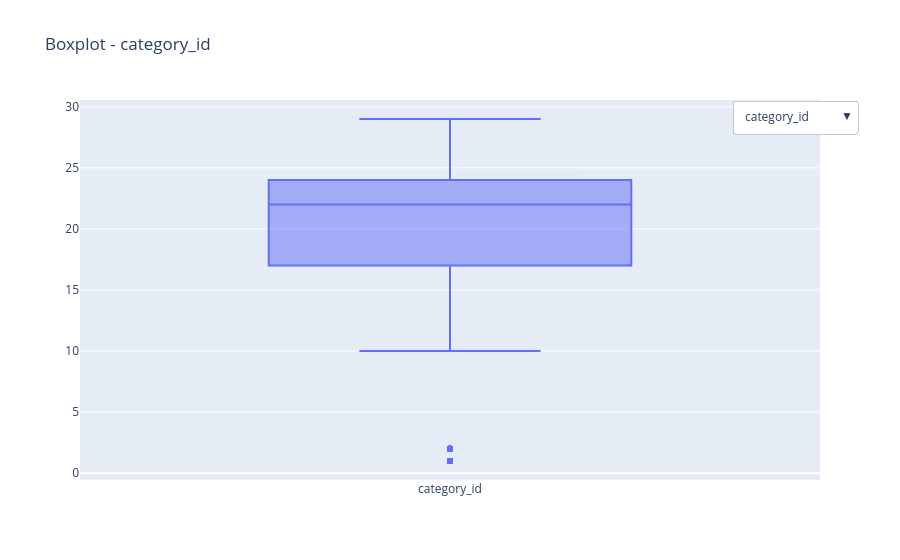

Here is the notebook cell this chart was saved with:
### Markdown cell above
#### Tratamiento de outliers

### Code cell
# Boxplot dinámico por variable continua
def outliers_view(vars):
    fig = go.Figure()
    for i, col in enumerate(vars):
        fig.add_trace(go.Box(y=df[col].dropna(), name=col, boxpoints='outliers', visible=(i==0)))

    buttons = [
        dict(
            label=col,
            method='update',
            args=[{'visible': [j==i for j in range(len(vars))]}, {'title': f'Boxplot - {col}', 'yaxis': {'title': col}}]
        )
        for i, col in enumerate(varc)
    ]

    fig.update_layout(title=f'Boxplot - {vars[0]}', showlegend=False,
                        updatemenus=[dict(active=0, buttons=buttons, x=1.05, y=1)])
    fig.show()

outliers_view(varc)

### Figure 1 — Plotly figure (JSON) as saved in the notebook; plotly's stock layout.template omitted (floating-point values rounded to 4 significant figures; data arrays with more than 128 entries replaced by an {"elided": "..."} marker saying what was removed)
{"data": [{"boxpoints": "outliers", "name": "category_id", "type": "box", "visible": true, "y": {"elided": "7790 int values"}}, {"boxpoints": "outliers", "name": "views", "type": "box", "visible": false, "y": {"elided": "7790 int values"}}, {"boxpoints": "outliers", "name": "likes", "type": "box", "visible": false, "y": {"elided": "7790 int values"}}, {"boxpoints": "outliers", "name": "dislikes", "type": "box", "visible": false, "y": {"elided": "7790 int values"}}, {"boxpoints": "outliers", "name": "comment_total", "type": "box", "visible": false, "y": {"elided": "7790 int values"}}], "layout": {"showlegend": false, "title": {"text": "Boxplot - category_id"}, "updatemenus": [{"active": 0, "buttons": [{"args": [{"visible": [true, false, false, false, false]}, {"title": "Boxplot - category_id", "yaxis": {"title": "category_id"}}], "label": "category_id", "method": "update"}, {"args": [{"visible": [false, true, false, false, false]}, {"title": "Boxplot - views", "yaxis": {"title": "views"}}], "label": "views", "method": "update"}, {"args": [{"visible": [false, false, true, false, false]}, {"title": "Boxplot - likes", "yaxis": {"title": "likes"}}], "label": "likes", "method": "update"}, {"args": [{"visible": [false, false, false, true, false]}, {"title": "Boxplot - dislikes", "yaxis": {"title": "dislikes"}}], "label": "dislikes", "method": "update"}, {"args": [{"visible": [false, false, false, false, true]}, {"title": "Boxplot - comment_total", "yaxis": {"title": "comment_total"}}], "label": "comment_total", "method": "update"}], "x": 1.05, "y": 1}]}}
